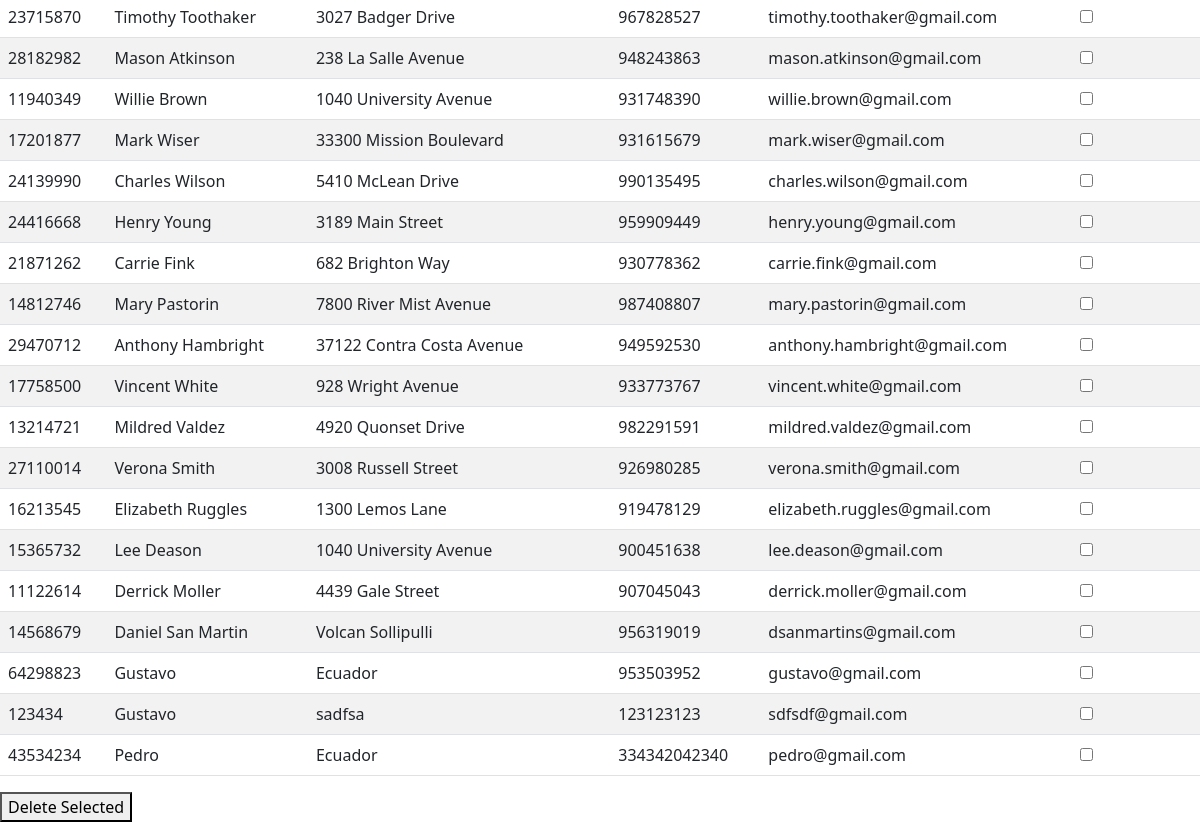
The page /cliente (lower part) on the database as committed earlier.
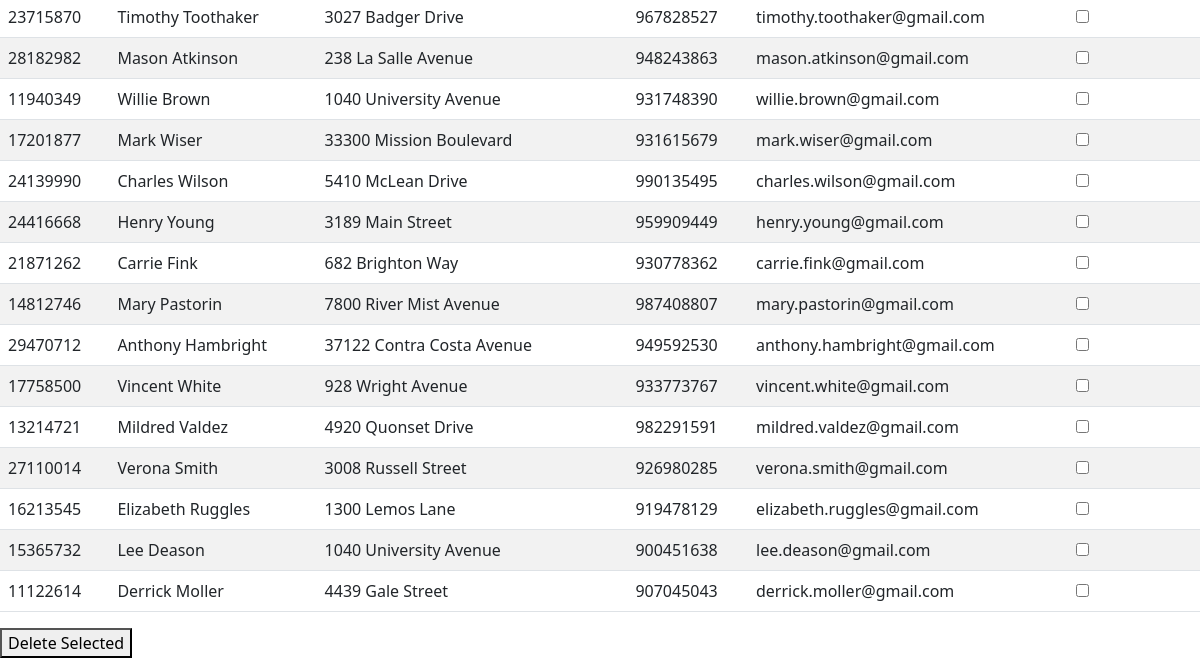
The same page on the database as committed later.
### app_comercio/models.py (models this page shows, shortened)
class Cliente(models.Model):
    rut = models.BigIntegerField(primary_key=True)
    nombre = models.CharField(max_length=120)
    direccion = models.TextField()
    celular = models.IntegerField()
    email = models.EmailField()
    compraMouse = models.ManyToManyField(Mouse, blank=True)
    compraComputador = models.ManyToManyField(Computador, blank=True)
    compraMonitor = models.ManyToManyField(Monitor, blank=True)
    selected = models.BooleanField(default=False)
    objects = models.Manager()

### app_comercio/views.py (the view)
# urls.py: path("cliente", ClientePageView.as_view(), name="cliente"),
class ClientePageView(ListView):
    model = Cliente
    template_name = "cliente.html"
    context_object_name = 'data'
    http_method_names = ['get', 'post']

### templates/cliente.html (shortened to what this page needs)
{% extends "base.html" %}
{% block content %}
<form method="POST" action="{% url 'delete_data' %}">
  <table class="table table-striped table-hover">
    <tbody >
    {% for item in data %}
    <tr>
      <td>{{ item.rut }}</td>
      <td>{{ item.nombre }}</td>
      <td>{{ item.direccion }}</td>
      <td>{{ item.celular }}</td>
      <td>{{ item.email }}</td>
      <td><input type="checkbox" name="selected_items" value="{{ item.rut }}"></td>
    </tr>
    {% endfor %}
    </tbody>
  </table>
  <button type="submit">Delete Selected</button>
</form>
{% endblock content %}

Rows that differ between the two databases and show on the page:
removed Cliente: rut "14568679", nombre "Daniel San Martin", direccion "Volcan Sollipulli", celular "956319019", email "dsanmartins@gmail.com"
removed Cliente: rut "64298823", nombre "Gustavo", direccion "Ecuador", celular "953503952", email "gustavo@gmail.com"
removed Cliente: rut "123434", nombre "Gustavo", direccion "sadfsa", celular "123123123", email "sdfsdf@gmail.com"
removed Cliente: rut "43534234", nombre "Pedro", direccion "Ecuador", celular "334342042340", email "pedro@gmail.com"
